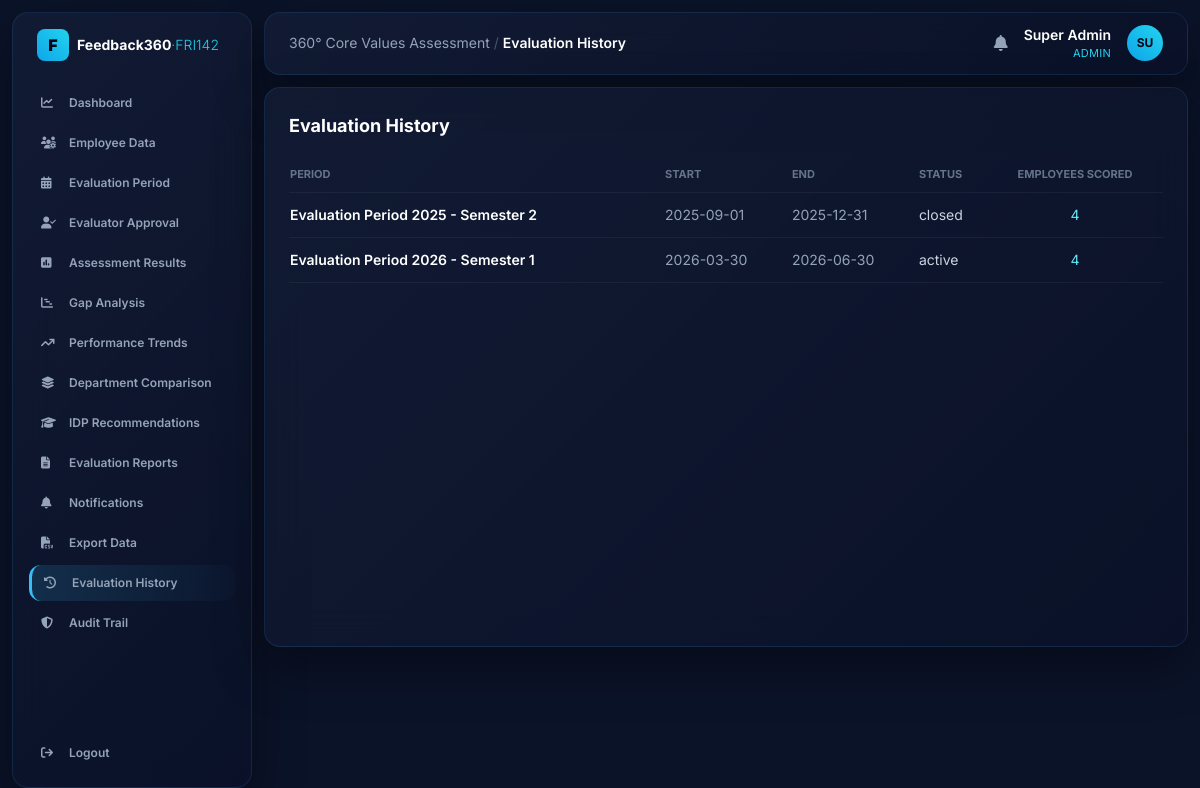
Screenshot of /history (signed in) with the database file from the repository.
### tables this page shows
CREATE TABLE users (
    id INTEGER PRIMARY KEY AUTOINCREMENT,
    username TEXT UNIQUE NOT NULL,
    password_hash TEXT NOT NULL,
    display_name TEXT NOT NULL,
    role TEXT NOT NULL,                -- admin | hr | management | employee
    employee_id INTEGER REFERENCES employees(id)
);

CREATE TABLE periods (
    id INTEGER PRIMARY KEY AUTOINCREMENT,
    name TEXT NOT NULL,
    start_date TEXT,
    end_date TEXT,
    status TEXT NOT NULL DEFAULT 'draft'   -- draft | active | closed
);

### app.py (the view)
@app.route("/history")
@require("admin", "hr", "management")
def history():
    rows = g.db.execute(
        "SELECT p.name, p.status, p.start_date, p.end_date, "
        "COUNT(DISTINCT r.employee_id) AS n FROM periods p "
        "LEFT JOIN results r ON r.period_id=p.id GROUP BY p.id ORDER BY p.id DESC"
    ).fetchall()
    return render_template("history.html", rows=rows)

### app.py (called while the page is built)
@app.before_request
def load_user():
    g.db = get_db()
    g.user = None
    if "uid" in session:
        g.user = g.db.execute(
            "SELECT * FROM users WHERE id=?", (session["uid"],)
        ).fetchone()

def require(*roles):
    def deco(fn):
        @wraps(fn)
        def wrapper(*a, **kw):
            if not g.user:
                return redirect(url_for("login"))
            if roles and g.user["role"] not in roles:
                abort(403)
            return fn(*a, **kw)
        return wrapper
    return deco

@app.context_processor
def inject_globals():
    unread = 0
    if g.get("user"):
        unread = g.db.execute(
            "SELECT COUNT(*) c FROM notifications WHERE is_read=0 AND "
            "(target_role=? OR target_user_id=?)",
            (g.user["role"], g.user["id"]),
        ).fetchone()["c"]
    return dict(user=g.get("user"), VALUES=VALUES, VALUE_LABELS=VALUE_LABELS,
                TARGET=CORPORATE_TARGET, unread=unread)

### database.py (called while the page is built)
def get_db():
    conn = sqlite3.connect(DB_PATH)
    conn.row_factory = sqlite3.Row
    conn.execute("PRAGMA foreign_keys = ON")
    return conn

### templates/history.html
{% extends "base.html" %}
{% block heading %}Evaluation History{% endblock %}
{% block body %}
<h2 class="text-lg font-bold text-white mb-4">Evaluation History</h2>
<table class="w-full text-sm">
  <thead><tr class="text-[11px] uppercase text-slate-500 text-left border-b border-white/5">
    <th class="py-2">Period</th><th>Start</th><th>End</th><th>Status</th><th class="text-center">Employees scored</th></tr></thead>
  <tbody>
  {% for r in rows %}
    <tr class="border-b border-white/5">
      <td class="py-3 font-semibold text-white">{{ r['name'] }}</td>
      <td class="text-slate-400">{{ r['start_date'] or '—' }}</td>
      <td class="text-slate-400">{{ r['end_date'] or '—' }}</td>
      <td class="text-slate-300">{{ r['status'] }}</td>
      <td class="text-center text-cyan-300">{{ r['n'] }}</td></tr>
  {% endfor %}
  </tbody>
</table>
{% endblock %}

### templates/base.html (shortened to what this page needs)
<!DOCTYPE html>
<html lang="en">
<head>
<script src="https://cdn.tailwindcss.com"></script>
<link rel="stylesheet" href="https://cdnjs.cloudflare.com/ajax/libs/font-awesome/6.4.0/css/all.min.css">
</head>
<body class="text-slate-200 min-h-screen">
{% if user %}
<div class="flex min-h-screen">
  <aside class="w-60 shrink-0 glossy m-3 rounded-2xl p-4 flex flex-col">
    <div class="flex items-center gap-2 px-2 mb-6">
      <div class="w-8 h-8 bg-gradient-to-tr from-sky-500 to-cyan-400 rounded-lg flex items-center justify-center text-slate-950 font-black">F</div>
      <span class="text-sm font-bold text-white leading-tight">Feedback360<span class="text-cyan-400 font-light">·FRI142</span></span>
    </div>
    {% set R = user['role'] %}
    <nav class="space-y-1 text-xs font-semibold flex-grow">
      {% macro link(ep,icon,label) %}
        <a href="{{ url_for(ep) }}" class="flex items-center gap-3 px-3 py-2.5 rounded-xl navlink {{ 'nav-active' if request.endpoint==ep }}">
          <i class="fa-solid {{ icon }} w-4"></i><span>{{ label }}</span></a>
      {% endmacro %}
      {% if R in ['admin','hr','management'] %}{{ link('dashboard','fa-chart-line','Dashboard') }}{% endif %}
      {% if R in ['admin','hr'] %}{{ link('employees','fa-users-gear','Employee Data') }}{% endif %}
      {% if R in ['admin','hr'] %}{{ link('periods','fa-calendar-days','Evaluation Period') }}{% endif %}
      {% if R in ['admin','hr'] %}{{ link('evaluators','fa-user-check','Evaluator Approval') }}{% endif %}
      {% if R in ['admin','hr','management'] %}{{ link('results','fa-square-poll-vertical','Assessment Results') }}{% endif %}
      {% if R in ['admin','hr','management'] %}{{ link('gap','fa-chart-gantt','Gap Analysis') }}{% endif %}
      {% if R in ['admin','hr','management'] %}{{ link('trends','fa-arrow-trend-up','Performance Trends') }}{% endif %}
      {% if R in ['admin','hr','management'] %}{{ link('departments','fa-layer-group','Department Comparison') }}{% endif %}
      {% if R in ['admin','hr','management'] %}{{ link('idp','fa-graduation-cap', 'IDP Summary' if R=='management' else 'IDP Recommendations') }}{% endif %}
      {% if R in ['admin','hr','management'] %}{{ link('reports','fa-file-lines','Evaluation Reports') }}{% endif %}
      {{ link('notifications','fa-bell','Notifications') }}
      {% if R in ['admin','hr'] %}<a href="{{ url_for('export_data') }}" class="flex items-center gap-3 px-3 py-2.5 rounded-xl navlink"><i class="fa-solid fa-file-csv w-4"></i><span>Export Data</span></a>{% endif %}
      {% if R in ['admin','hr','management'] %}{{ link('history','fa-clock-rotate-left','Evaluation History') }}{% endif %}
      {% if R in ['admin','hr'] %}{{ link('audit','fa-shield-halved','Audit Trail') }}{% endif %}
    </nav>
    <a href="{{ url_for('logout') }}" class="flex items-center gap-3 px-3 py-2.5 rounded-xl navlink text-xs font-semibold mt-2">
      <i class="fa-solid fa-arrow-right-from-bracket w-4"></i><span>Logout</span></a>
  </aside>
  <div class="flex-grow p-3 pl-0">
    <header class="glossy rounded-2xl px-6 py-3 flex justify-between items-center mb-3">
      <div class="text-sm text-slate-400">360° Core Values Assessment <span class="text-slate-600">/</span>
        <span class="text-white font-semibold">{{ self.heading() }}</span></div>
      <div class="flex items-center gap-4">
        <a href="{{ url_for('notifications') }}" class="relative text-slate-400 hover:text-white">
          <i class="fa-solid fa-bell"></i>
        </a>
        <div class="text-right">
          <div class="text-sm font-semibold text-white">{{ user['display_name'] }}</div>
          <div class="text-[11px] text-cyan-400 uppercase tracking-wide">{{ user['role'] }}</div>
        </div>
        <div class="w-9 h-9 rounded-full bg-gradient-to-tr from-sky-500 to-cyan-400 flex items-center justify-center text-slate-950 font-bold text-xs">
          {{ user['display_name'][:2]|upper }}</div>
      </div>
    </header>
    <main class="glossy rounded-2xl p-6 min-h-[70vh]">{% block body %}{% endblock %}</main>
  </div>
</div>
{% else %}{% block plain %}{% endblock %}{% endif %}
</body>
</html>

### templates/base.html (style rules this page uses)
body { font-family:'Inter',sans-serif;background:#0b1329 }
.glossy { background:linear-gradient(135deg,rgba(20,30,55,.75),rgba(10,17,40,.85)); backdrop-filter:blur(20px);border:1px solid rgba(56,189,248,.12); box-shadow:0 20px 50px rgba(0,0,0,.4) }
.nav-active { background:linear-gradient(90deg,rgba(56,189,248,.15),rgba(56,189,248,.02)); border-left:3px solid #38bdf8;color:#fff }
.navlink { color:#94a3b8 }

### rows the page displays
users: display_name "Super Admin", role "ADMIN", display_name "SU"
periods: name "Evaluation Period 2025 - Semester 2", start_date "2025-09-01", end_date "2025-12-31", status "closed", n "4"
periods: name "Evaluation Period 2026 - Semester 1", start_date "2026-03-30", end_date "2026-06-30", status "active", n "4"
